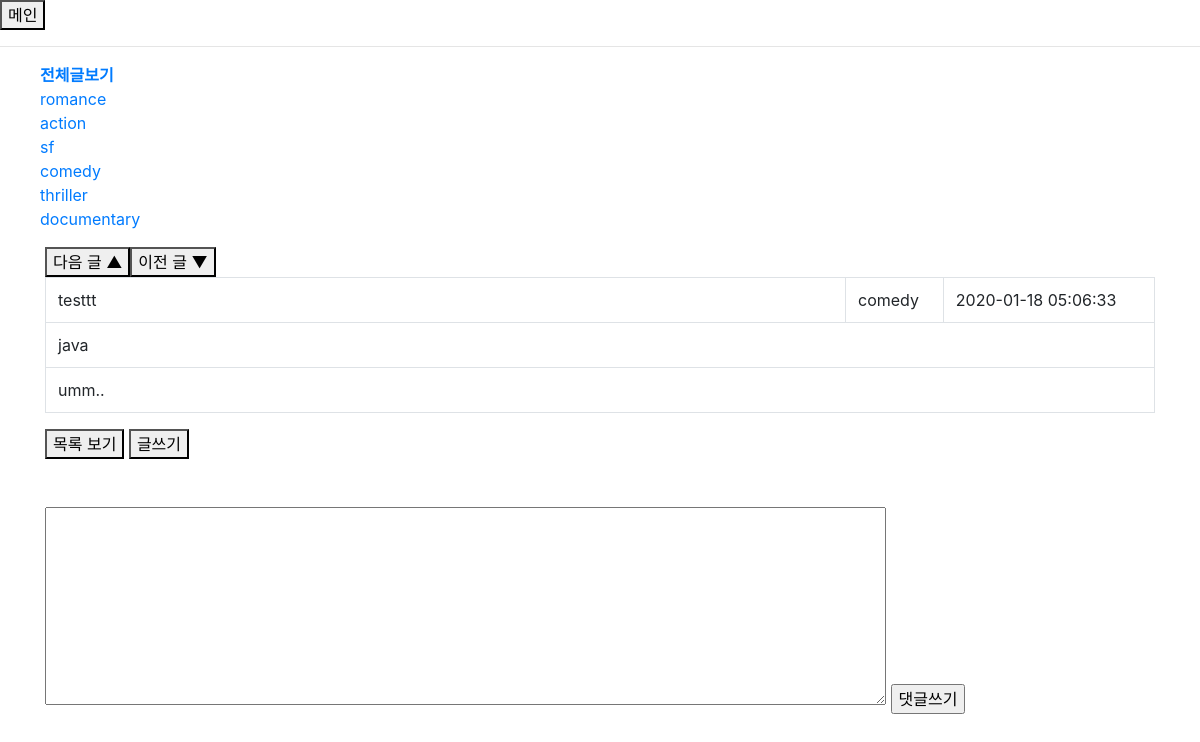
Before: /show.php?content_no=4 with the older database file.
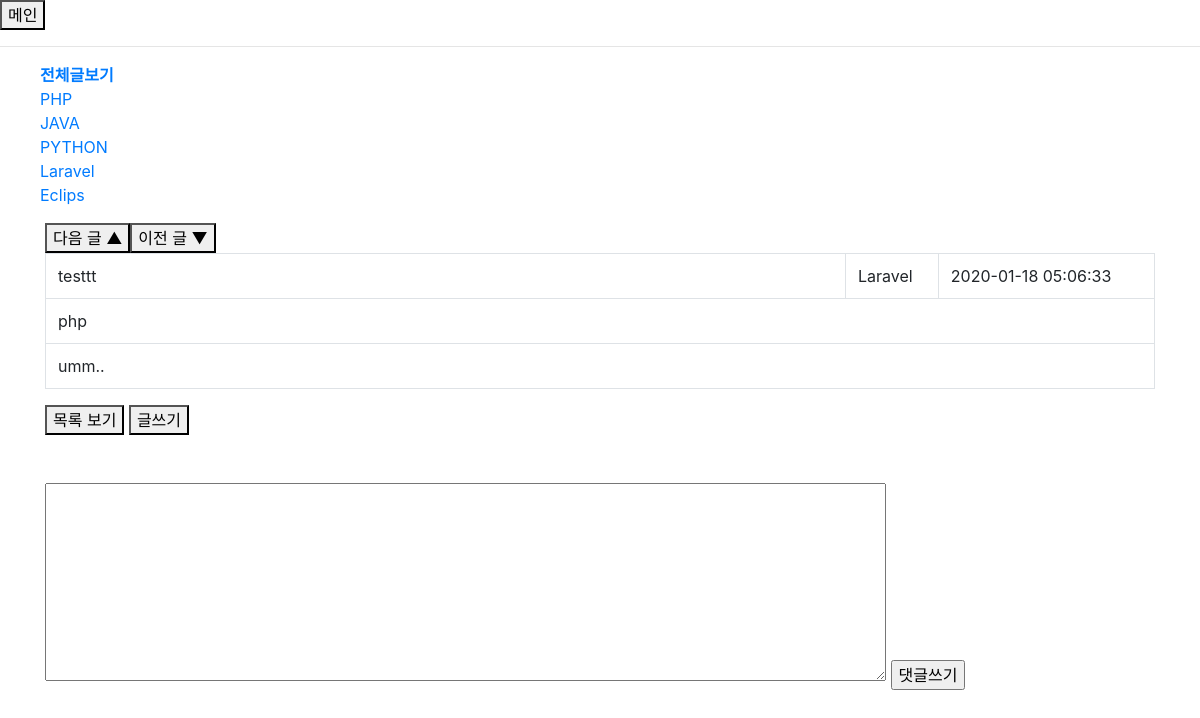
After: the same page with the newer database file.
### tables this page shows
create table category_tb(
	category_no int primary key auto_increment,
    category_nm varchar(20) 
)default charset = utf8;

### show.php (the view, shortened to what this page needs)
<link rel="stylesheet" href="css/bootstrap.css">
<link rel="stylesheet" href="show.css">
<header>
<button id="main" onclick="location.href='main.php'">메인</button>
<?php
if(isset($_SESSION['id']))
{   $id = $_SESSION['id'];
    ?>
	<button class="header" onclick="location.href='logout.php'"> 로그아웃</button>
    <a href="mypage.php"><button class="header">마이페이지</button></a>
    <?php
    print '<div class="header">'.$id.' 님</div>';
}
else
{   $id='';
?>
<?php
}
?>
</header>
<hr>
<div class='category'>
<ul>
    <a href="list.php?category=0"><li><b>전체글보기</b></li></a>
    <?php
    $pdo = DB_conn();
    try
    {   $query = "SELECT * from category_tb";
        $stmh = $pdo->prepare($query);
        $stmh->execute();
    }
    catch(PDOException $e){ print 'err: '.$e->getMessage(); }
    while($row=$stmh->fetch(PDO::FETCH_ASSOC))
    {   $cg_no = $row['category_no'];
        $cg_nm = $row['category_nm'];
        print "<a href='list.php?category=$cg_no'><li>$cg_nm</li></a>";
    }
    ?>
</ul>
</div>
<div class="container">
<?php
$_SESSION['content_no'] = $content_no = $_GET['content_no'];
$category = $_SESSION['category'];
try
{
    if($category>0)
    {   $query = "SELECT max(content_no) max, min(content_no) min from contents_tb where category_no = $category";
        $stmh=$pdo->prepare($query);
        $stmh->execute();
    }
    else
    {   $query = "SELECT max(content_no) max, min(content_no) min from contents_tb";
        $stmh=$pdo->prepare($query);
        $stmh->execute();
    }
}
catch(PDOException $e)
{   print 'err: '. $e->getMessage();
$pdo->rollBack();
}
while ($row=$stmh->fetch(PDO::FETCH_ASSOC)) {
    $max=$row['max'];
    $min=$row['min'];
}
try
{
    if($category>0)
    {   $query = "SELECT max(content_no) forward from contents_tb where content_no < $content_no and category_no=$category";
        $stmh=$pdo->prepare($query);
        $stmh->execute();
    }
    else
    {   $query = "SELECT max(content_no) forward from contents_tb where content_no < $content_no";
        $stmh=$pdo->prepare($query);
        $stmh->execute();
    }
}
catch(PDOException $e)
{   print 'err: '. $e->getMessage();
$pdo->rollBack();
}
while ($row=$stmh->fetch(PDO::FETCH_ASSOC)) {
    $forward=$row['forward'];
}
try
{
    if($category>0)
    {   $query = "SELECT min(content_no) next_ from contents_tb where content_no > $content_no and category_no = $category";
        $stmh=$pdo->prepare($query);
        $stmh->execute();
    }
    else
    {   $query = "SELECT min(content_no) next_ from contents_tb where content_no > $content_no";
        $stmh=$pdo->prepare($query);
        $stmh->execute();
    }
}
catch(PDOException $e)
{   print 'err: '. $e->getMessage();
    $pdo->rollBack();
}
while ($row=$stmh->fetch(PDO::FETCH_ASSOC)) {
    $next=$row['next_'];
}
if (!($max==($content_no))) {
    print "<button onclick='location.href=\"show.php?content_no=".($next)."\"'>다음 글 ▲</button>";
}
if (!($min==($content_no))) {
    print "<button onclick='location.href=\"show.php?content_no=".($forward)."\"'>이전 글 ▼</button>";
}
if(!isset($_COOKIE[$id.$content_no])) {
    try
    {
        $query = "update contents_tb set view_cnt = view_cnt + 1 where content_no = :no";
        $stmh=$pdo->prepare($query);
        $stmh->bindValue(':no',$content_no);
        $stmh->execute();
    }
    catch(PDOException $e)
    {   print 'err: '. $e->getMessage();
    $pdo->rollBack();
    }
}
try
{
    $query = "select * from show_view where content_no = :no";
    $stmh=$pdo->prepare($query);
    $stmh->bindValue(':no',$content_no);
    $stmh->execute();
}
catch(PDOException $e)
{   print 'err: '. $e->getMessage();
    $pdo->rollBack();
}
?>
<TABLE class="table table-bordered">
<TBODY>
<?php
while($row=$stmh->fetch(PDO::FETCH_ASSOC))
{?>
    <TR>
        <TD width="800px"><?=$row['title']?></TD>
        <TD><?=$row['category_nm']?></TD>
        <TD><?=$row['write_dt']?></TD>
    </TR>
    <TR>
        <TD colspan="3"><?=$writer=$row['id']?></TD>
    </TR>
    <TR>
        <TD colspan="3"><?=nl2br($row['content'])?></TD>
    </TR>
<?php
}
?>
</TBODY>
</TABLE>
</div>
<div class="container">
<footer>
<button onclick="location.href='list.php'">목록 보기</button>
<button onclick="location.href='insert.php'">글쓰기</button>
</div>
<div class="container">
<?php require_once('reply.php'); ?>
</div>

Changed rows visible on the page:
removed category_tb: category_nm "documentary"
changed category_tb: category_nm "romance" → "PHP"
changed category_tb: category_nm "action" → "JAVA"
changed category_tb: category_nm "sf" → "PYTHON"
changed category_tb: category_nm "comedy" → "Laravel"
changed category_tb: category_nm "thriller" → "Eclips"
Other visible differences:
new list line: "testtt Laravel 2020-01-18 05:06:33 php umm.."
list line gone: "testtt comedy 2020-01-18 05:06:33 java umm.."
